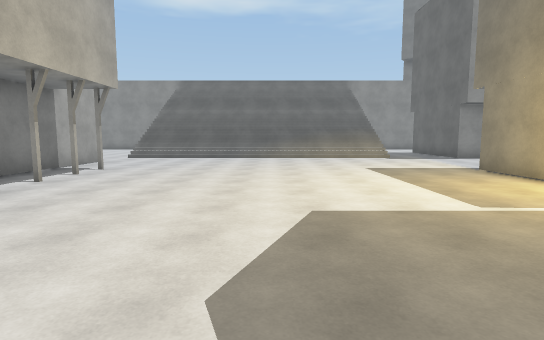
View 1 (above)

24 first-person views from a walk through a Unity game level. The camera is 1.5 m above the floor, tilts 6° down and sees 80° across. The floor is counted in squares, 1.8 m on a side. Each view is taken from the middle of a square. On the plan, view 1 faces up. The plan holds only what a view shows up to about 11 squares ahead; the rest is blank. The place goes on beyond the plan. The player is left out. Surface patterns are stand-ins for the level's own textures.

View 2
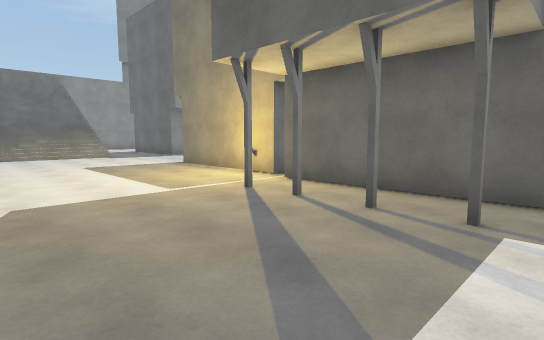

View 3
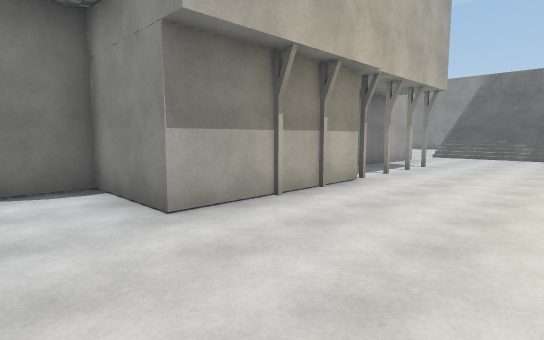

View 4
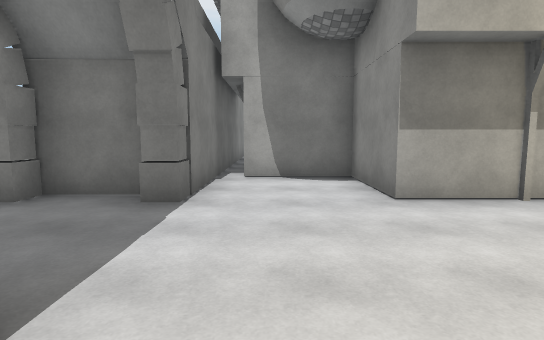

View 5
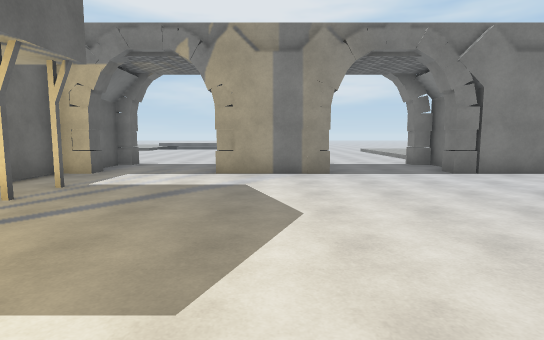

View 6
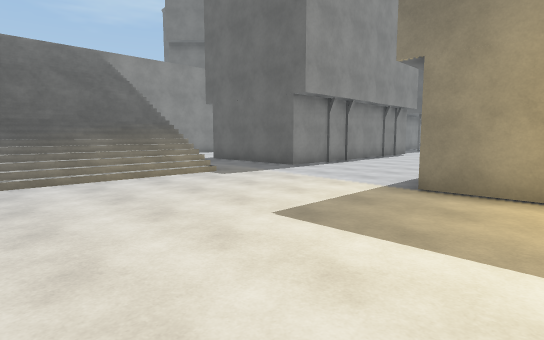

View 7
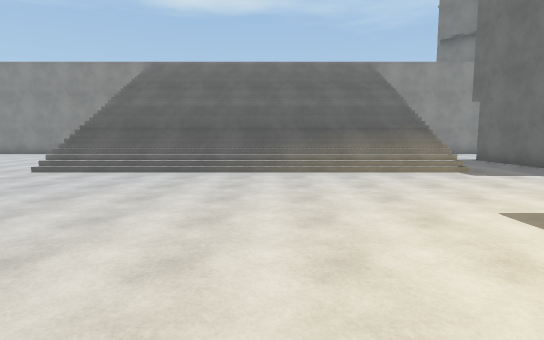

View 8
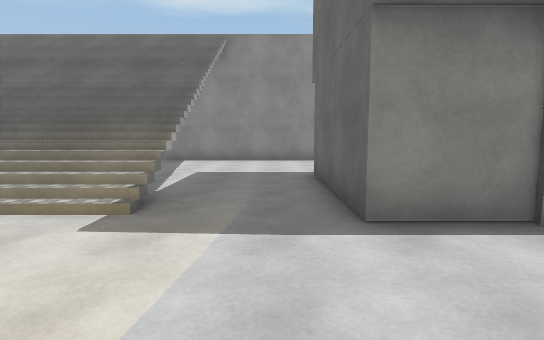

View 9
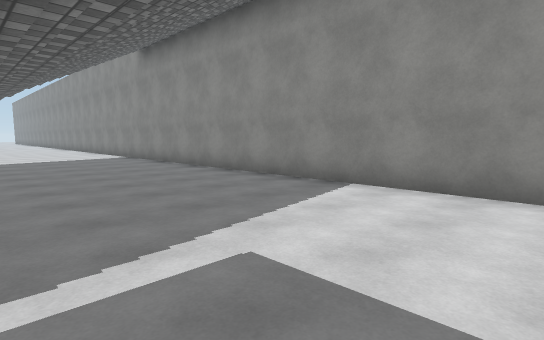

View 10
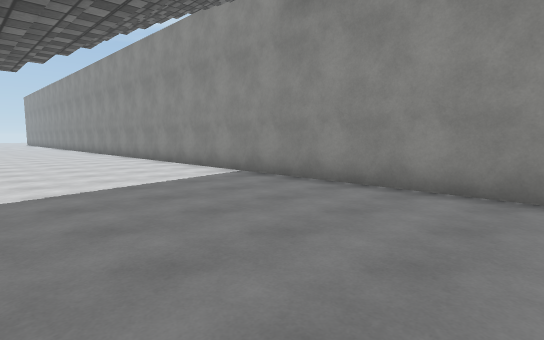

View 11
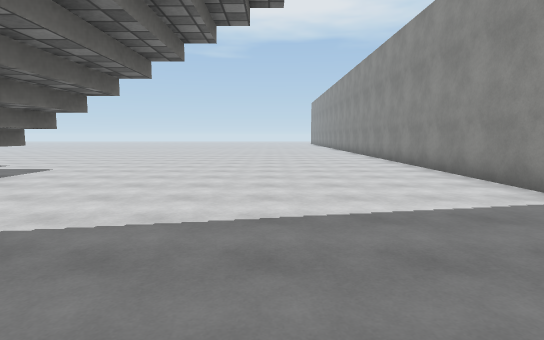

View 12
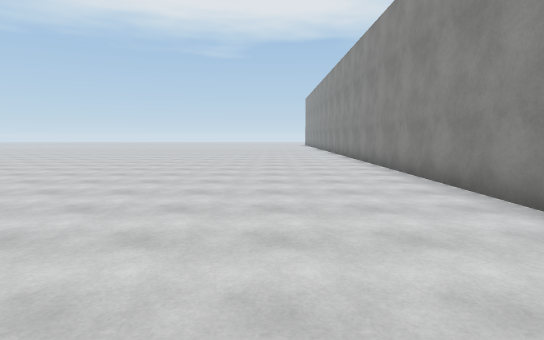

View 13
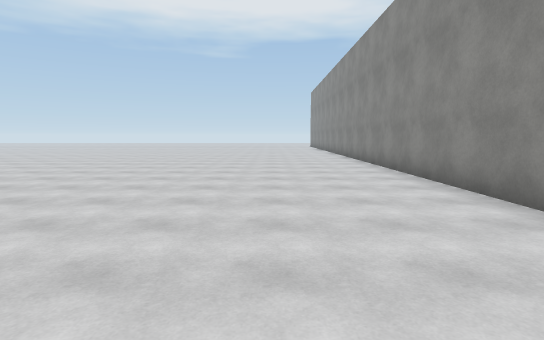

View 14
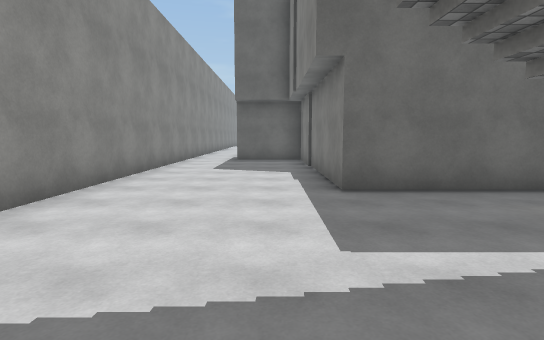

View 15
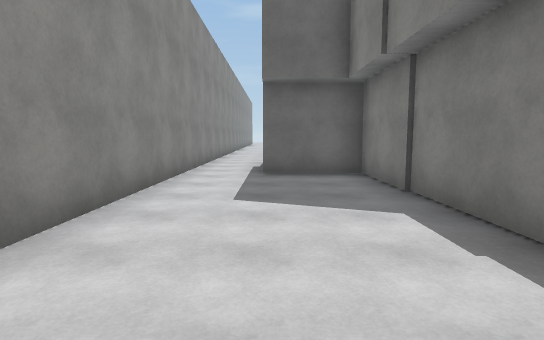

View 16
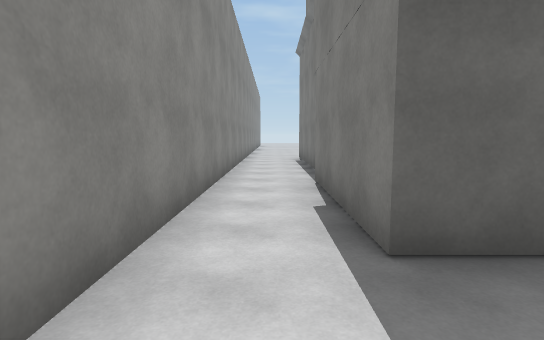

View 17
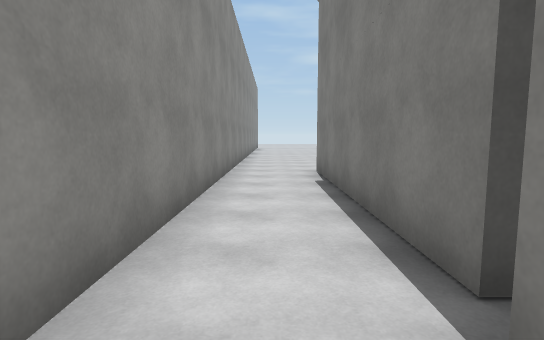

View 18
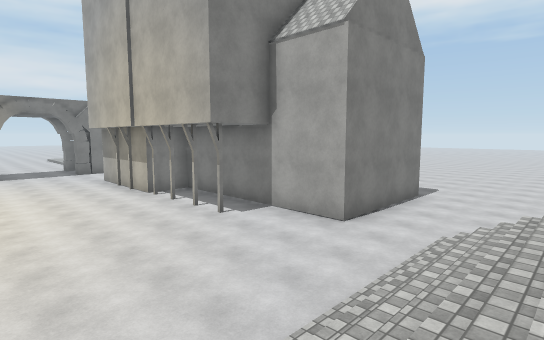

View 19
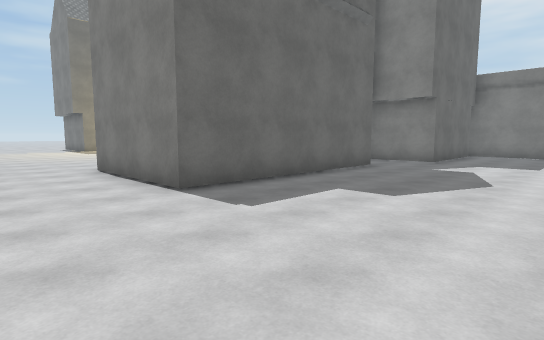

View 20
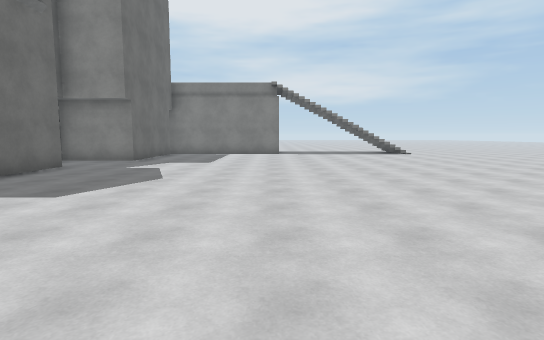

View 21
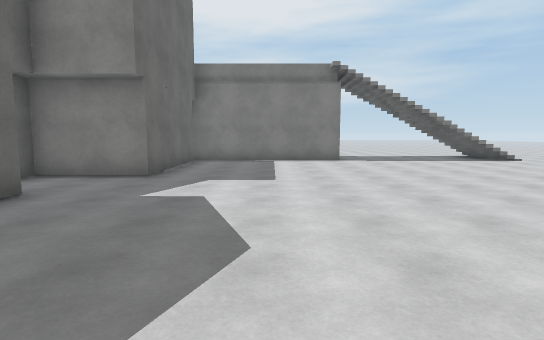

View 22
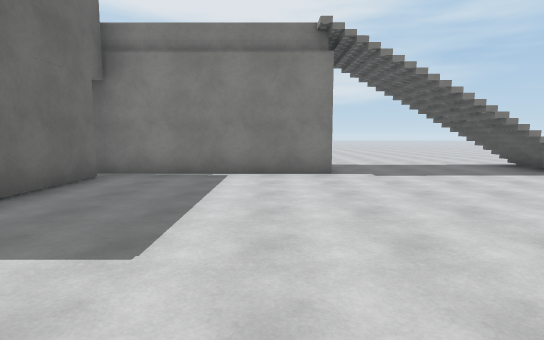

View 23
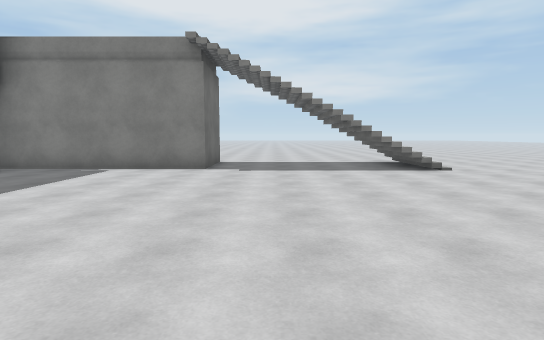

View 24
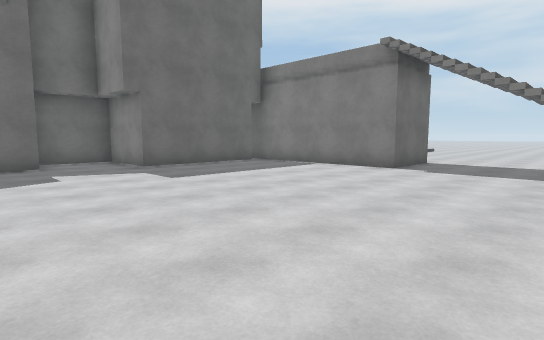

### Floor plan
Key: @ floor where view 1 was taken; # wall or solid block; . floor; / step, stairs or slope; H house; C cube.
Columns run from 21 left of view 1 to 25 right of it. Each row starts with its distance up from view 1.
 20 ###############################################
 19 ...............................................
 18 ..................................HHHHHHHHHHH..
 17 ..................................H
 16 ............................HHHHHHH
 15 ............................H
 14 ................//////////..H
 13 ................//////////..H
 12 ............................HHHH
 11 ................................
 10 ............HHHH................
  9   ..........H HH...............
  8   ..........H HH..........HH
  7  ...........H  H..........H
  6 ............H  H..........H
  5 ............H  H..........H
  4 .............H HHH........H
  3 .............H   H........H
  2 ...........HHH   H........H
  1 ...........H  H##H........H
  0 ...........H  #......@....H
 -1 ...........H  H...........H
 -2 //....###########C..C#C..CH
 -3 //....#         #... ##...#
 -4 //....#         #C..   ..C
 -5 .......          C..   ..C

Positions as (right, up) in squares from view 1, and headings:
1: (0, 0), facing up
2: (0, -1), facing up-right
3: (-1, -1), facing up-left
4: (0, -1), facing left
5: (0, 5), facing down
6: (0, 6), facing up-right
7: (0, 5), facing up
8: (6, 9), facing up
9: (6, 15), facing up-left
10: (-1, 15), facing up-left
11: (-3, 16), facing left
12: (-7, 17), facing left
13: (-11, 17), facing left
14: (2, 17), facing right
15: (6, 18), facing right
16: (11, 19), facing right
17: (16, 19), facing right
18: (0, 14), facing down-left
19: (-14, 13), facing down-right
20: (-15, 13), facing down
21: (-13, 9), facing down
22: (-14, 5), facing down
23: (-17, 6), facing down
24: (-19, 6), facing down-right
